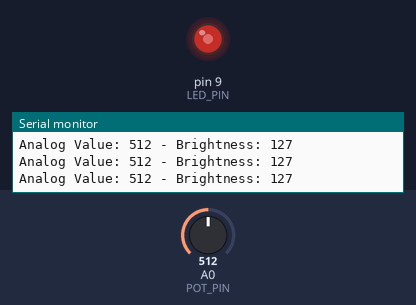
Simulated run of this sketch. Board: Arduino Uno, built with avr-gcc and run on an emulated ATmega328P. Parts: output pins drawn as LEDs (lit = HIGH), the last lines printed to the serial monitor. Inputs (shaded band) come from the test bench; at power-on: A0 (POT_PIN) = 512.

Above: at 1.2 s.
1.3 s: A0 (POT_PIN) set to 716
At 1.8 s:
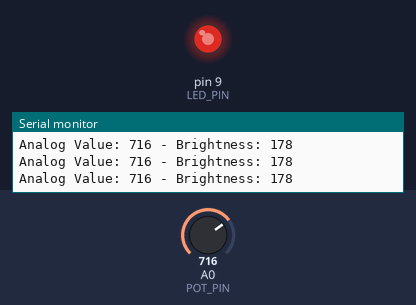
2.8 s: A0 (POT_PIN) set to 900
At 3.3 s:
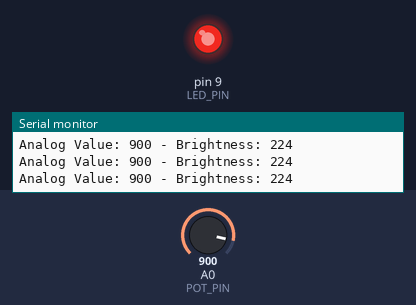
4.3 s: A0 (POT_PIN) set to 122
At 4.9 s:
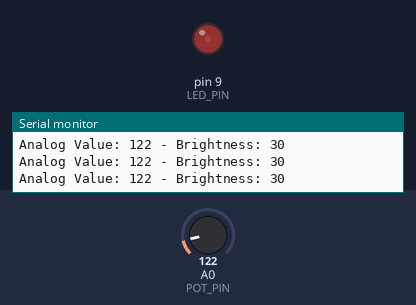
5.8 s: A0 (POT_PIN) set to 0
At 6.4 s:
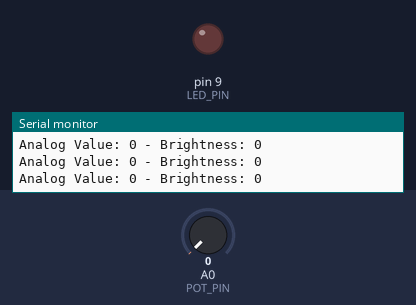
Timing chart, 0 to 8.3 s (numbered marks = the images above; inputs shaded):
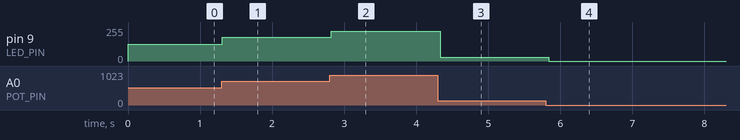

Measured:
- after the input at 1.3 s, pin 9 (LED_PIN): 127/255 → 178/255 at once
- after the input at 2.8 s, pin 9 (LED_PIN): 178/255 → 224/255 at once
- after the input at 4.3 s, pin 9 (LED_PIN): 224/255 → 30/255 at once
- after the input at 5.8 s, pin 9 (LED_PIN): 30/255 → 0/255 at once

The sketch:

sketch.ino
```cpp
#include <Arduino.h>

#define LED_PIN 9 // pwm-cable pin
#define POT_PIN A0  // potentiometer connected to analog pin A0

void setup() {
  // put your setup code here, to run once:
  pinMode(LED_PIN, OUTPUT);
  Serial.begin(9600);
}

void loop() {
  // put your main code here, to run repeatedly:
  int sensorValue = analogRead(POT_PIN);  // Read analog value
  int brightness = map(sensorValue, 0, 1023, 0, 255); // map to pwm range

  analogWrite(LED_PIN, brightness); // set led brightness

  Serial.print("Analog Value: ");
  Serial.print(sensorValue);
  Serial.print(" - Brightness: ");
  Serial.println(brightness);

  delay(100);
}
```
